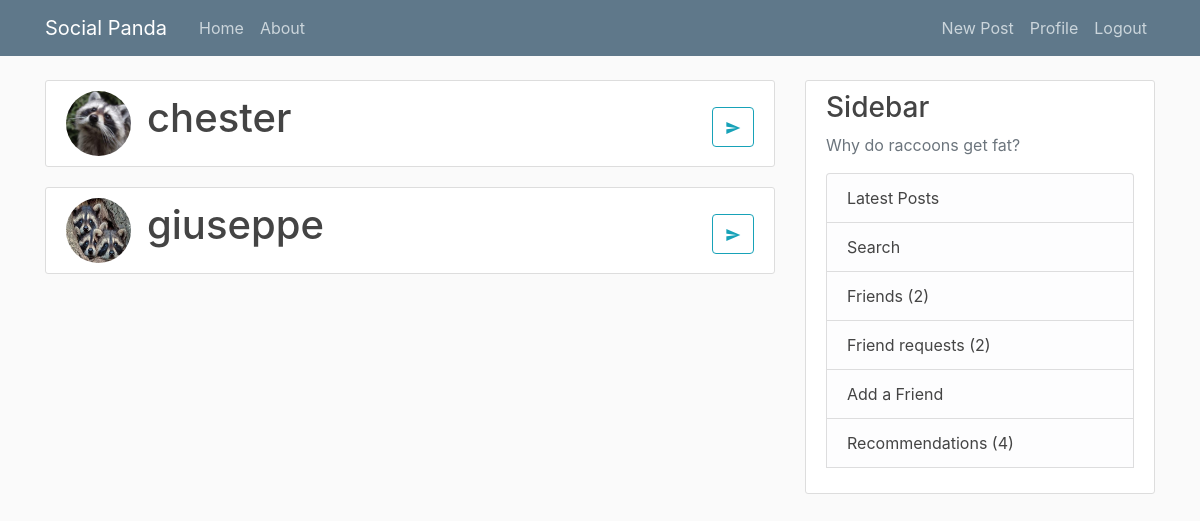
The page /post/14/share/ (signed in) on the database as committed earlier.
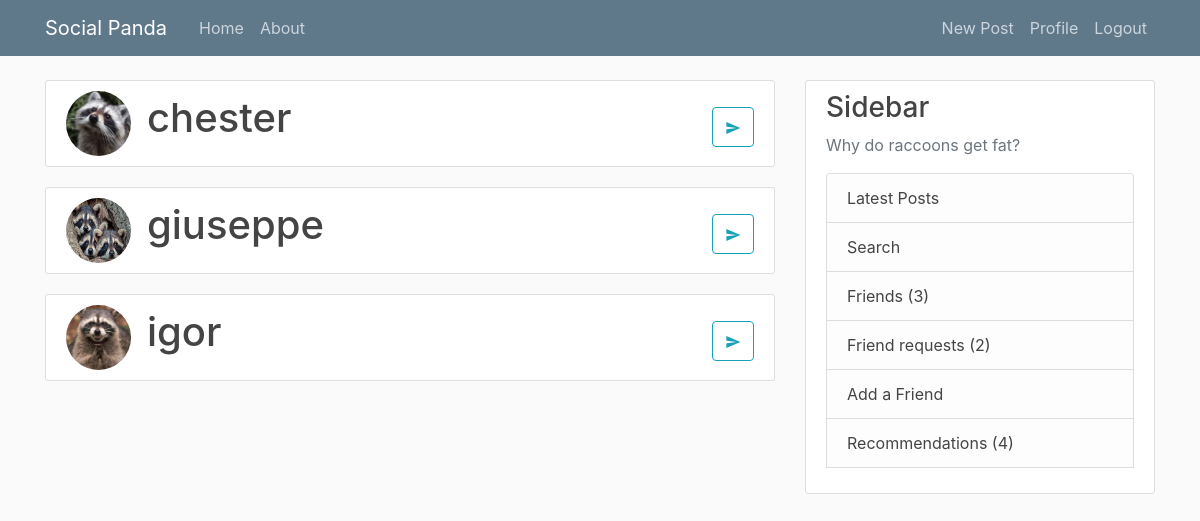
The same page on the database as committed later.
### blog/models.py (models this page shows, shortened)
class Friend(models.Model):
    current_user = models.ForeignKey(
        User, on_delete=models.CASCADE, null=True, related_name="current_user"
    )
    current_user_friend = models.ForeignKey(
        User, on_delete=models.CASCADE, null=True, related_name="current_user_friend"
    )

### users/models.py (models this page shows, shortened)
class Profile(models.Model):
    user = models.OneToOneField(User, on_delete=models.CASCADE)
    image = models.ImageField(default="default.jpg", upload_to="profile_pics")

### blog/views.py (the view)
# urls.py: path("post/<int:pk>/share/", PostShareListView.as_view(), name="post-share"),
class PostShareListView(LoginRequiredMixin, ListView):
    model = Friend
    template_name = "blog/share.html"
    def get_context_data(self, *, object_list=None, **kwargs):
        friends = Friend.objects.filter(current_user_id=self.request.user.id)
        post_id = self.kwargs["pk"]
        current_user = self.request.user
        friends_shared = []
        for friend in friends:
            if (
                    SharedPost.objects.filter(post_id=post_id)
                            .filter(post_sender=current_user)
                            .filter(post_receiver=friend.current_user_friend)
                            .exists()
            ):
                shared = True
            else:
                shared = False
            friends_shared.append((friend, shared))
        kwargs.update(
            {"friends_shared": friends_shared, "post_id": post_id, }
        )
        return super().get_context_data(object_list=None, **kwargs)

### blog/context_processors.py (called while the page is built)
def friend_requests(request):
    user = request.user
    friend_request_count = FriendRequest.objects.filter(receiver_id=user.id).count()
    friend_count = Friend.objects.filter(current_user_id=user.id).count()
    shared_posts_count = SharedPost.objects.filter(post_receiver_id=user.id).count()
    return {
        "friend_request_count": friend_request_count,
        "friends_count": friend_count,
        "shared_posts_count": shared_posts_count,
    }

### blog/templates/blog/share.html (shortened to what this page needs)
{% extends 'blog/base.html'%}
{% block content %}
{% if user.is_authenticated  %}
{% if friends_shared %}
{% for friend in friends_shared %}
<form action="{% url 'post-shared' %}" method="post">
    <article class="media content-section">
        <img class="rounded-circle article-img" src="{{ friend.0.current_user_friend.profile.image.url }}">
        <div class="media-body">
            <h1><a class="article-title vertical-align">{{ friend.0.current_user_friend.username }}</a>
                {% if friend.1 %}
                <button class="btn btn-secondary mt-3 pt-2 material-icons vertical-align" disabled="true"
                        style="float:right">
                    send
                </button>
                {% else %}
                <button class="btn btn-outline-info mt-3 pt-2 material-icons vertical-align" style="float:right"
                        type="submit">
                </button>
                {% endif %}
            </h1>
    </article>
</form>
{% endfor %}
{% else %}
<h3>It seems you don't have any friends yet.</h3>
<p>Try adding some<a class="ml-1" href="{% url 'add-friend' %}">Here</a></p>
{% endif %}
{%endif%}
{% endblock content %}

Rows that differ between the two databases and show on the page:
added Friend: current_user_friend.image (placeholder picture), current_user_friend.username "igor"
Other text that changed with them:
{{ friends_count }}: "2" → "3"
